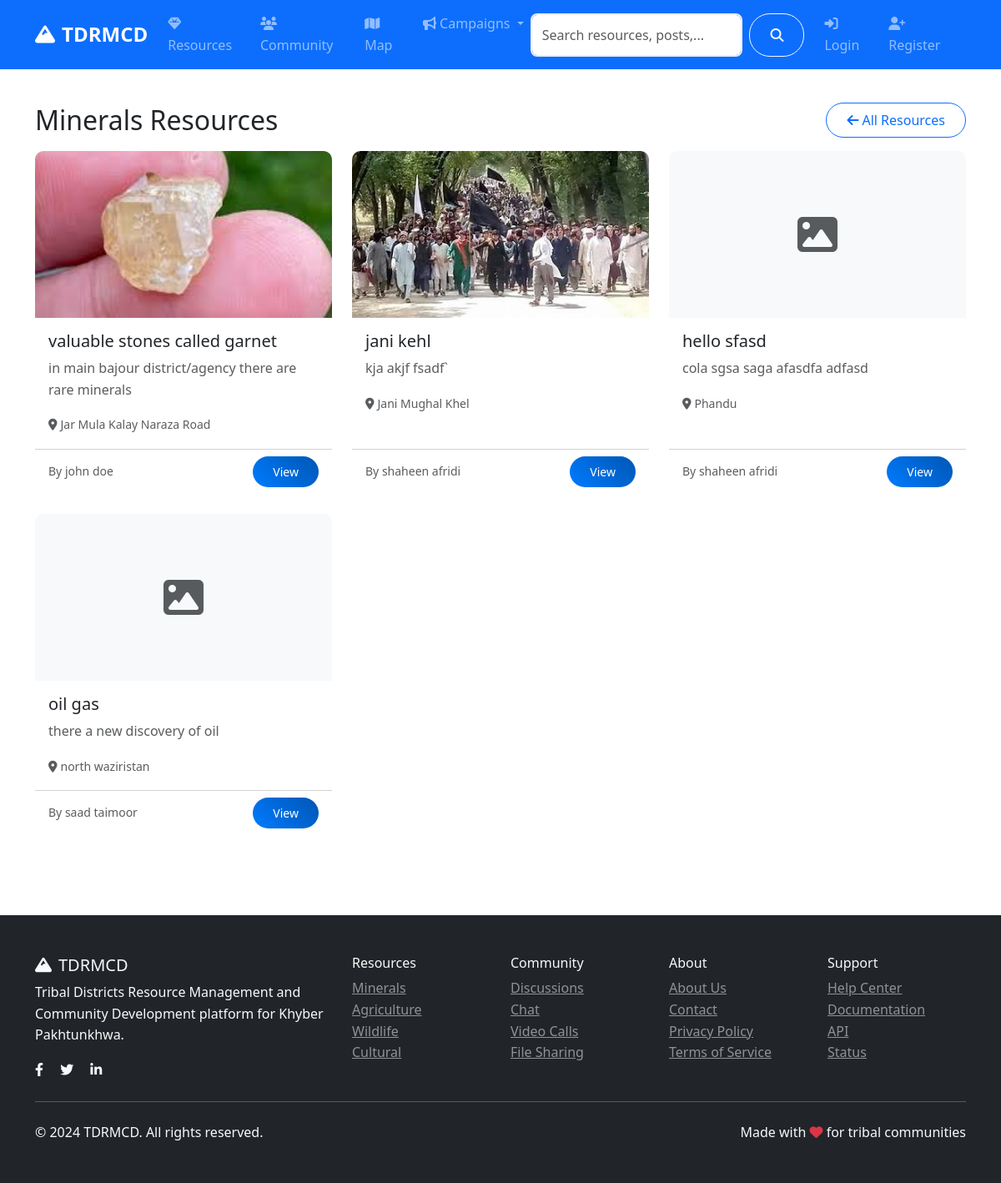
The app's page /resources/categories/minerals with its own data.
### models.py (models this page shows, shortened)
class Resource(db.Model):
    id = db.Column(db.Integer, primary_key=True)
    title = db.Column(db.String(200), nullable=False)
    description = db.Column(db.Text, nullable=False)
    category = db.Column(db.String(50), nullable=False)  # minerals, agriculture, wildlife, cultural
    subcategory = db.Column(db.String(50))  # gas, copper, coal, wheat, etc.
    location = db.Column(db.String(200))
    latitude = db.Column(db.Float)
    longitude = db.Column(db.Float)
    economic_value = db.Column(db.String(100))
    sustainability_info = db.Column(db.Text)
    image_url = db.Column(db.String(200))
    attachment_filename = db.Column(db.String(200))  # Stored filename
    attachment_original_name = db.Column(db.String(200))  # Original filename
    attachment_file_type = db.Column(db.String(50))  # File extension
    attachment_file_size = db.Column(db.Integer)  # File size in bytes
    attachment_reference = db.Column(db.Text)  # Required reference for validation
    status = db.Column(db.String(20), default='active')  # active, inactive, under_review
    author_id = db.Column(db.Integer, db.ForeignKey('user.id'), nullable=False)
    created_at = db.Column(db.DateTime, default=datetime.utcnow)
    updated_at = db.Column(db.DateTime, default=datetime.utcnow, onupdate=datetime.utcnow)

class User(UserMixin, db.Model):
    id = db.Column(db.Integer, primary_key=True)
    username = db.Column(db.String(80), unique=True, nullable=False)
    email = db.Column(db.String(120), unique=True, nullable=False)
    password_hash = db.Column(db.String(120), nullable=False)
    first_name = db.Column(db.String(50), nullable=False)
    last_name = db.Column(db.String(50), nullable=False)
    role = db.Column(db.String(20), default='user')  # user, admin, researcher
    location = db.Column(db.String(100))
    bio = db.Column(db.Text)
    avatar = db.Column(db.String(200), default='default.jpg')
    is_active = db.Column(db.Boolean, default=True)
    created_at = db.Column(db.DateTime, default=datetime.utcnow)
    last_seen = db.Column(db.DateTime, default=datetime.utcnow)
    resources = db.relationship('Resource', backref='author', lazy='dynamic')
    posts = db.relationship('CommunityPost', backref='author', lazy='dynamic')
    chat_messages = db.relationship('ChatMessage', backref='sender', lazy='dynamic')
    file_submissions = db.relationship(
        'FileSubmission',
        foreign_keys='FileSubmission.submitter_id',
        backref='submitter',
        lazy='dynamic'
    )
    reviewed_submissions = db.relationship(
        'FileSubmission',
        foreign_keys='FileSubmission.reviewed_by',
        backref='reviewer_user',
        lazy='dynamic'
    )
    notifications = db.relationship('Notification', backref='user', lazy='dynamic')
    following = db.relationship('Follow', foreign_keys='Follow.follower_id', backref='follower', lazy='dynamic')
    followers = db.relationship('Follow', foreign_keys='Follow.followed_id', backref='followed', lazy='dynamic')
    def get_full_name(self):
        return f"{self.first_name} {self.last_name}"

### routes/resources.py (the view)
@resources_bp.route('/categories/<category>')
def by_category(category):
    page = request.args.get('page', 1, type=int)
    resources = Resource.query.filter_by(
        category=category,
        status='active'
    ).order_by(Resource.created_at.desc()).paginate(
        page=page, per_page=12, error_out=False
    )
    return render_template('resources/category.html',
                         resources=resources,
                         category=category)

### templates/resources/category.html (shortened to what this page needs)
{% extends "base.html" %}
{% block content %}
<div class="container py-4">
    <div class="d-flex justify-content-between align-items-center mb-3">
        <h2 class="mb-0">{{ category.title() }} Resources</h2>
        <a class="btn btn-outline-primary" href="{{ url_for('resources.index') }}">
            <i class="fas fa-arrow-left me-1"></i>All Resources
        </a>
    </div>
    <div class="row">
        {% if resources.items %}
            {% for resource in resources.items %}
            <div class="col-lg-4 col-md-6 mb-4">
                <div class="card h-100 resource-card">
                    {% if resource.image_url %}
                    <img src="{{ url_for('serve_uploaded_file', subdir='resources', filename=resource.image_url.split('/')[-1]) }}" class="card-img-top" alt="{{ resource.title }}" style="height: 200px; object-fit: cover;">
                    {% else %}
                    <div class="card-img-top bg-light d-flex align-items-center justify-content-center" style="height: 200px;">
                        <i class="fas fa-image fa-3x text-muted"></i>
                    </div>
                    {% endif %}
                    <div class="card-body">
                        <h5 class="card-title">{{ resource.title }}</h5>
                        <p class="text-muted">{{ resource.description[:100] }}{% if resource.description|length > 100 %}...{% endif %}</p>
                        {% if resource.location %}
                        <small class="text-muted"><i class="fas fa-map-marker-alt me-1"></i>{{ resource.location }}</small>
                        {% endif %}
                    </div>
                    <div class="card-footer bg-transparent d-flex justify-content-between align-items-center">
                        <small class="text-muted">By {{ resource.author.get_full_name() }}</small>
                        <a class="btn btn-sm btn-primary" href="{{ url_for('resources.detail', id=resource.id) }}">View</a>
                    </div>
                </div>
            </div>
            {% endfor %}
        {% endif %}
    </div>
</div>
{% endblock %}

### static/css/style.css (style rules this page uses)
:root { --primary-color: #007bff; --secondary-color: #6c757d; --success-color: #28a745; --info-color: #17a2b8; --warning-color: #ffc107; --danger-color: #dc3545; --light-color: #f8f9fa; --dark-color: #343a40; }
body { font-family: 'Segoe UI', Tahoma, Geneva, Verdana, sans-serif; line-height: 1.6; }
.card { border: none; border-radius: 10px; transition: all 0.3s ease; }
.resource-card { overflow: hidden; }
.resource-card img { transition: transform 0.3s ease; }
.btn { border-radius: 25px; padding: 0.5rem 1.5rem; font-weight: 500; transition: all 0.3s ease; cursor: pointer; }
.btn-primary { background: linear-gradient(45deg, var(--primary-color), #0056b3); border: none; }

### records on screen
Resource: image_url (picture), title "valuable stones called garnet", description "in main bajour district/agency there are rare minerals", location "Jar Mula Kalay Naraza Road", author.get_full_name "john doe"
Resource: image_url (picture), title "jani kehl", description "kja akjf fsadf`", location "Jani Mughal Khel", author.get_full_name "shaheen afridi"
Resource: title "hello sfasd", description "cola sgsa saga afasdfa adfasd", location "Phandu", author.get_full_name "shaheen afridi"
Resource: title "oil gas", description "there a new discovery of oil", location "north waziristan", author.get_full_name "saad taimoor"

### other values on screen
{{ category.title() }} "Minerals"
